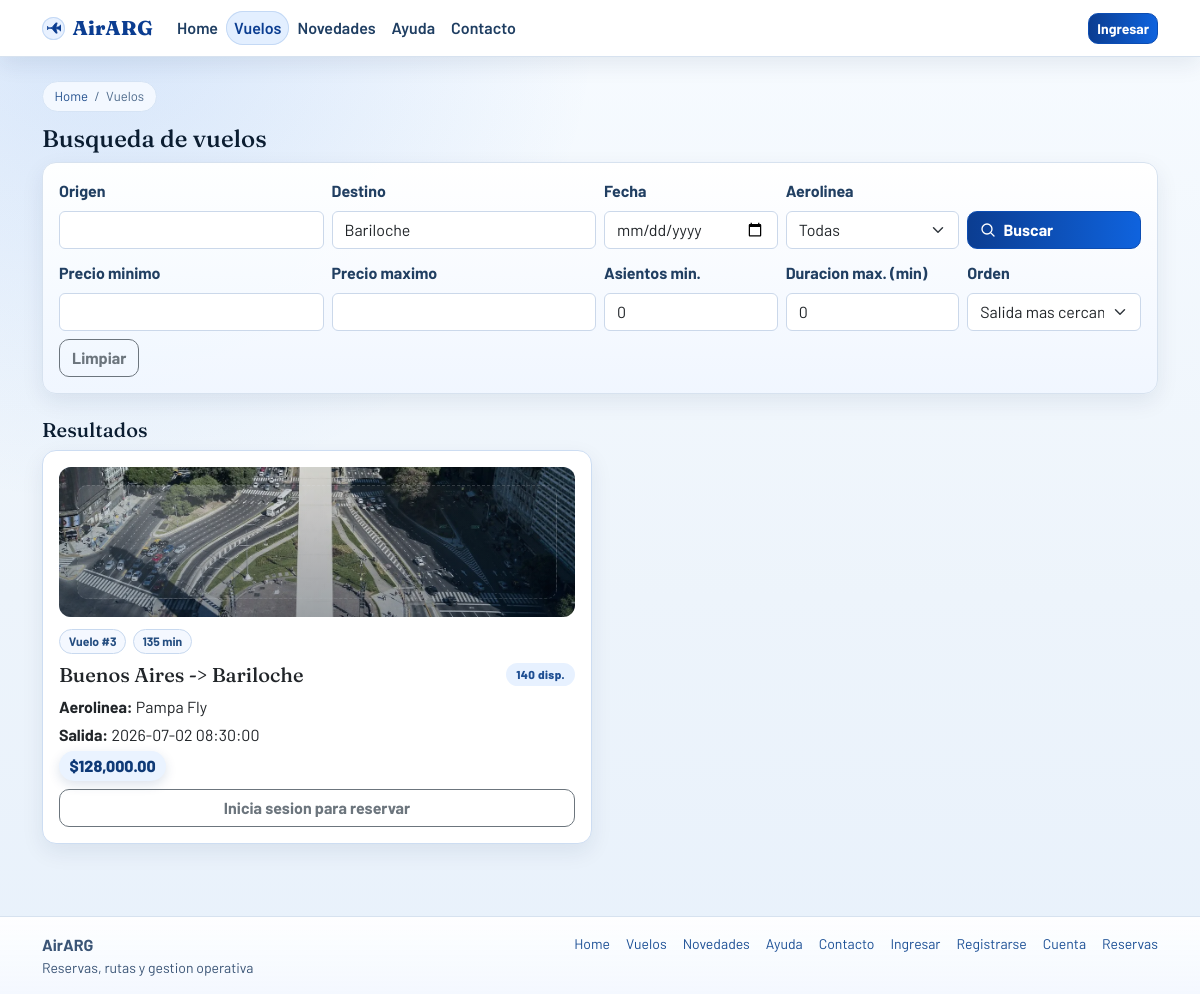
The page /index.php?page=flights&destination=Bariloche on the database its author committed.
### tables this page shows
CREATE TABLE flights (
  id INT AUTO_INCREMENT PRIMARY KEY,
  airline_id INT NOT NULL,
  origin VARCHAR(80) NOT NULL,
  destination VARCHAR(80) NOT NULL,
  departure_time DATETIME NOT NULL,
  arrival_time DATETIME NOT NULL,
  price DECIMAL(10,2) NOT NULL,
  total_seats INT NOT NULL,
  available_seats INT NOT NULL,
  created_at TIMESTAMP DEFAULT CURRENT_TIMESTAMP,
  CONSTRAINT fk_flights_airline FOREIGN KEY (airline_id) REFERENCES airlines(id),
  INDEX idx_flights_route_date (origin, destination, departure_time),
  INDEX idx_flights_price (price),
  INDEX idx_flights_available (available_seats)
);

CREATE TABLE airlines (
  id INT AUTO_INCREMENT PRIMARY KEY,
  name VARCHAR(120) NOT NULL,
  code VARCHAR(10) NOT NULL UNIQUE,
  country VARCHAR(80) NOT NULL,
  created_at TIMESTAMP DEFAULT CURRENT_TIMESTAMP
);

### app/views/pages/flights.php (the view, shortened to what the rows shown need)
<section aria-labelledby="flight-search-title" class="mb-4">
  <h1 id="flight-search-title" class="h4">Busqueda de vuelos</h1>
</section>
<?php
$destinationImages = [];
$destinationImages['generic'] = BASE_URL . '/assets/images/PLACEHOLDER_Generic.svg';
$remoteMap = [
  'bariloche' => 'https://images.unsplash.com/photo-1589909202802-8f4aadce1849?auto=format&fit=crop&w=1200&q=80',
  'mendoza' => 'https://images.unsplash.com/photo-1602459651957-2f0580f2d0f3?auto=format&fit=crop&w=1200&q=80',
  'cordoba' => 'https://images.unsplash.com/photo-1599571234909-29ed5d1321d6?auto=format&fit=crop&w=1200&q=80',
  'rosario' => 'https://images.unsplash.com/photo-1569152811536-fb47aced8409?auto=format&fit=crop&w=1200&q=80',
  'salta' => 'https://images.unsplash.com/photo-1551632811-561732d1e306?auto=format&fit=crop&w=1200&q=80',
  'buenos aires' => 'https://images.unsplash.com/photo-1612294037637-ec328d0e075e?auto=format&fit=crop&w=1200&q=80',
];
foreach ($remoteMap as $k => $remote) {
  $slug = strtolower($k);
  $slugUnderscore = str_replace(' ', '_', $slug);
  $slugDash = str_replace(' ', '-', $slug);
  $cleanName = str_replace(' ', '_', ucwords($k));
  $localCandidates = [
    __DIR__ . '/../../../public/assets/images/' . $slugUnderscore . '.webp',
    __DIR__ . '/../../../public/assets/images/' . $slugUnderscore . '.jpg',
    __DIR__ . '/../../../public/assets/images/' . $slugUnderscore . '.avif',
    __DIR__ . '/../../../public/assets/images/' . $slug . '.webp',
    __DIR__ . '/../../../public/assets/images/' . $slug . '.jpg',
    __DIR__ . '/../../../public/assets/images/' . $slug . '.avif',
    __DIR__ . '/../../../public/assets/images/' . $slugDash . '.webp',
    __DIR__ . '/../../../public/assets/images/' . $slugDash . '.jpg',
    __DIR__ . '/../../../public/assets/images/' . $slugDash . '.avif',
    __DIR__ . '/../../../public/assets/images/' . 'PLACEHOLDER_' . $cleanName . '.svg',
  ];
  $found = null;
  foreach ($localCandidates as $candidate) {
    if (file_exists($candidate)) {
      $found = BASE_URL . '/assets/images/' . basename($candidate);
      break;
    }
  }
  $destinationImages[$k] = $found ?? $destinationImages['generic'];
}
?>
<section class="mb-4" aria-labelledby="flight-results-title">
  <h2 id="flight-results-title" class="h5">Resultados</h2>
  <?php if (empty($flights)): ?>
    <div class="empty-state">
      <span class="empty-state-illustration" aria-hidden="true">
        <svg viewBox="0 0 24 24" focusable="false"><path d="m21 21-4.35-4.35M10.5 18a7.5 7.5 0 1 1 0-15 7.5 7.5 0 0 1 0 15Z"></path></svg>
      </span>
      <h3 class="h6 mb-2">No encontramos vuelos para esos filtros</h3>
      <p class="mb-3">Proba ampliar la fecha, quitar el limite de precio o buscar otra ruta.</p>
      <a class="btn btn-outline-primary" href="<?php echo BASE_URL; ?>/index.php?page=flights">Ver todos los vuelos</a>
    </div>
  <?php else: ?>
    <div class="row g-3">
      <?php foreach ($flights as $flight): ?>
        <?php
          $destinationKey = strtolower((string) ($flight['destination'] ?? ''));
          $originKey = strtolower((string) ($flight['origin'] ?? ''));
          $flightImage = $destinationImages[$destinationKey]
            ?? $destinationImages[$originKey]
            ?? $destinationImages['generic'];
        ?>
        <article class="col-md-6">
          <div class="card flight-card h-100 p-3">
            <?php $img = $flightImage; ?>
            <div class="flight-card-media">
              <img
                src="<?php echo htmlspecialchars($img); ?>"
                alt="Imagen de <?php echo htmlspecialchars($flight['destination']); ?>"
                loading="lazy"
                width="800"
                height="450"
                data-placeholder="1"
                data-placeholder-label="<?php echo htmlspecialchars($flight['destination']); ?>"
              >
            </div>
            <div class="chip-row">
              <span class="chip">Vuelo #<?php echo (int) $flight['id']; ?></span>
              <span class="chip"><?php echo (int) round((strtotime($flight['arrival_time']) - strtotime($flight['departure_time'])) / 60); ?> min</span>
            </div>
            <div class="d-flex justify-content-between align-items-start gap-2 mb-2">
              <h3 class="h5 mb-0"><?php echo htmlspecialchars($flight['origin']); ?> -> <?php echo htmlspecialchars($flight['destination']); ?></h3>
              <span class="status-badge info"><?php echo (int) $flight['available_seats']; ?> disp.</span>
            </div>
            <p class="mb-1"><strong>Aerolinea:</strong> <?php echo htmlspecialchars($flight['airline_name']); ?></p>
            <p class="mb-1"><strong>Salida:</strong> <?php echo htmlspecialchars($flight['departure_time']); ?></p>
            <p class="mb-2"><span class="price-tag">$<?php echo number_format((float) $flight['price'], 2); ?></span></p>
            <?php if (is_logged_in()): ?>
              <form method="post" action="<?php echo BASE_URL; ?>/index.php?page=flights" class="mb-2" data-feedback="Actualizando favoritos...">
                <input type="hidden" name="action" value="toggle_favorite">
                <input type="hidden" name="flight_id" value="<?php echo (int) $flight['id']; ?>">
                <?php $isFavorite = in_array((int) $flight['id'], $favorite_ids ?? [], true); ?>
                <button class="btn btn-sm <?php echo $isFavorite ? 'btn-warning' : 'btn-outline-warning'; ?>" type="submit">
                  <?php echo $isFavorite ? 'Quitar favorito' : 'Agregar a favoritos'; ?>
                </button>
              </form>
              <form method="post" action="<?php echo BASE_URL; ?>/index.php?page=flights" class="row g-2 needs-validation" novalidate data-feedback="Procesando reserva...">
                <input type="hidden" name="action" value="reserve">
                <input type="hidden" name="flight_id" value="<?php echo (int) $flight['id']; ?>">
                <div class="col-8">
                  <label for="seats_<?php echo (int) $flight['id']; ?>" class="form-label visually-hidden">Asientos</label>
                  <input id="seats_<?php echo (int) $flight['id']; ?>" type="number" min="1" name="seats" class="form-control" placeholder="Cantidad de asientos" required>
                  <div class="invalid-feedback">Ingresa cantidad valida.</div>
                </div>
                <div class="col-4 d-grid">
                  <button class="btn btn-outline-primary btn-with-icon" type="submit" aria-label="Reservar vuelo <?php echo (int) $flight['id']; ?>">
                    <span class="icon-wrap" aria-hidden="true"><svg viewBox="0 0 24 24" focusable="false"><path d="M4 10.5h16M6 6h12a2 2 0 0 1 2 2v8a2 2 0 0 1-2 2H6a2 2 0 0 1-2-2V8a2 2 0 0 1 2-2Zm3 10h6"></path></svg></span>
                    <span>Reservar</span>
                  </button>
                </div>
              </form>
            <?php else: ?>
              <a class="btn btn-outline-secondary" href="<?php echo BASE_URL; ?>/index.php?page=login">Inicia sesion para reservar</a>
            <?php endif; ?>
          </div>
        </article>
      <?php endforeach; ?>
    </div>
  <?php endif; ?>
</section>

### rows shown on the page
flights: id "3", arrival_time+departure_time "135", origin "Buenos Aires", destination "Bariloche", available_seats "140", airline.name "Pampa Fly", departure_time "2026-07-02 08:30:00", price "128,000.00"
